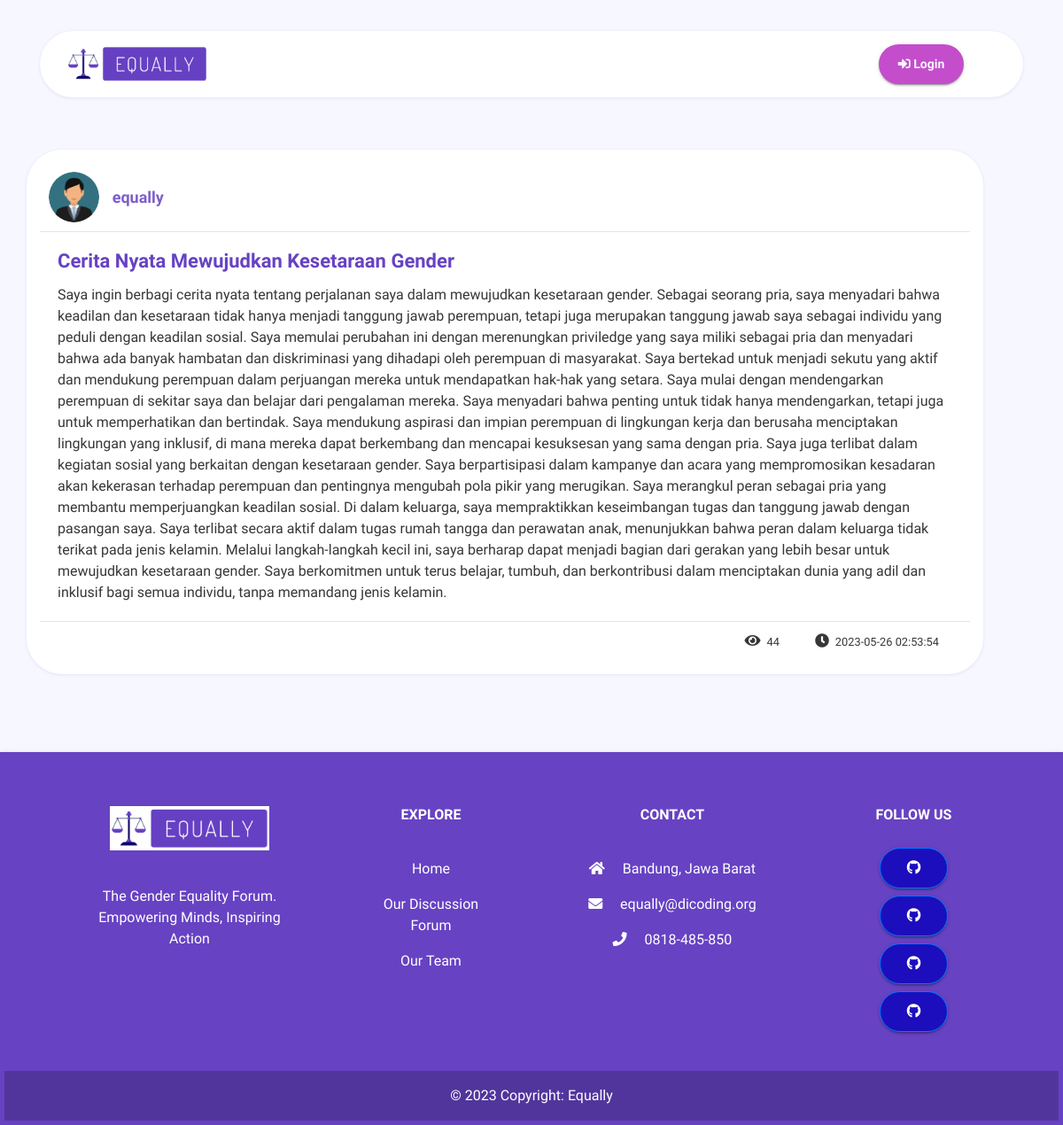
/topic/topic-8, run on the app's committed database.
### tables this page shows
CREATE TABLE `equally_topics` (
  `id` int(11) NOT NULL,
  `title` varchar(225) DEFAULT NULL,
  `description` text DEFAULT NULL,
  `url` varchar(225) NOT NULL,
  `user_id` int(11) DEFAULT NULL,
  `date_post` datetime DEFAULT current_timestamp(),
  `count` int(11) NOT NULL,
  `active` varchar(5) NOT NULL DEFAULT 'YES'
);

### application/views/template.php (called while the page is built, shortened)
<?php $this->load->view('template/header'); ?>
<?php $this->load->view($main_content); ?>

### application/controllers/Pages.php (called while the page is built, shortened)
<?php
class Pages extends CI_Controller {
	public function __construct(){
		$this->load->model('model_forum');
		$this->load->model('model_user');
    }
	public function single_topic($url){
		$id = $this->model_forum->topics_id($url);
		$this->post_id = $id;
		$this->model_forum->add_views_topic($this->post_id);
		$data['single'] = $this->user_topics($id);
		$uid = $this->session->userdata('uid');
		if($uid == $data['single']['user_id']){
			$data['edit'] = 1;
		}else{
			$data['edit'] = 0;
		}
		$data['main_content'] ='pages/topics_user';
		$this->load->view('template', $data);
	}
	public function user_topics($id){
		$this->load->model('model_user');
		$data = array();
		$output = $this->model_forum->user_topics($id);
		if(!empty($output)){
				$data['id'] = $output->id;
				$data['title'] = $output->title;
				$data['description'] = $output->description;
				$data['url'] = $output->url;
				$data['user_id'] = $output->user_id;
				$data['date_post'] = $output->date_post;
				$data['count'] = $output->count;
				$single = $this->model_user->single_user($output->user_id);
				$data['name'] = $single->name;
				$data['user_url'] = $single->url;
				return $data;
		}
	}
}

### index.php (called while the page is built, shortened)
<?php
require_once BASEPATH.'core/CodeIgniter.php';

### application/models/model_forum.php (called while the page is built, shortened)
<?php
class Model_forum extends CI_Model{
	public function add_views_topic($pid){
		$this->db->where('id', $pid);
		$this->db->set('count', 'count+1', FALSE);
		$this->db->update('topics');
	}
	public function user_topics($id){
		$this->db->where('id', $id);
		$output = $this->db->get('topics');
		if($r = $output->result()){
			foreach($r as $rr){
				return $rr;
			}
		}
	}
	public function topics_id($url){
		$output = $this->db->get_where('topics', array('url'=>$url));
		if($r = $output->result()){
			foreach($r as $rr){
				return $rr->id;
			}
		}
	}
}
?>

### application/models/model_user.php (called while the page is built, shortened)
<?php
class Model_user extends CI_Model{
	public function single_user($id){
		$this->db->where('id', $id);
		$output = $this->db->get('users');
		if($outp = $output->result()){
			foreach($outp as $op){
				return $op;
			}
		}
	}
}
?>

### application/views/pages/topics_user.php (the view, shortened to what this page needs)
<div class="body-content">
	<div class="container">
		<div class="row">
			<div>
				<div class="post-user bd-highlight row no-margin align-items-center">
					<div class="detail-user d-flex align-items-center">
						<div class="user-image">
							<img src="<?php echo base_url() ?>assets/images/dummy.png" alt="">
						</div>
						<div class="user-name w-100 ">
							<b>
								<?php echo $single['name'] ?>
							</b>
						</div>
					</div>
					<div class="post-detail post-detail-big-sing">
						<h2>
							<?php echo $single['title']; ?>
						</h2>
						<?php echo $single['description'] ?>
					</div>
					<div class="post-info-detail">
						<ul>
							<li>
								<i class="fas fa-eye"></i>
								<small><?php echo $single['count'] ?></small>
							</li>
							<li>
								<i class="fas fa-clock"></i>
								<small><?php echo $single['date_post'] ?> </small>
							</li>
						</ul>
					</div>
				</div>
				<br>
				<div>
					<div id="disqus_thread" style="padding:20px"></div>
				</div>
			</div>
		</div>
	</div>
</div>

### assets/css/style.css (style rules this page uses)
* { margin: 0px; padding: 0px; list-style: none; scroll-behavior: smooth; font-family: 'Dosis', sans-serif; }
img { max-width: 100%; }
ul { margin-bottom: 0; padding-left: 0; }
html, body { height: 100%; }
.no-margin { margin: 0px; }
::placeholder { color: #747f8a !important; font-size: 13px; opacity: .5 !important; }
body { background-color: #f7f7ff !important; color: #373737; width: 100%; overflow-x: hidden; }
.body-content { padding: 22px 0px; }
@media screen and (max-width: 1200px) { .body-content { padding: 24px; } }
.post-user { background-color: #FFF; border-radius: 40px; padding: 15px; width: 90vw; justify-content: center; box-shadow: 0 2px 3px 0 rgba(218, 218, 253, 0.35), 0 0px 3px 0 rgba(206, 206, 238, 0.35); }
.post-user .detail-user { width: 100%; padding: 10px; }
.post-user .detail-user .user-image img { border-radius: 50px; width: 60px; }
.post-user .detail-user .user-name { padding-left: 15px; }
.post-user .detail-user .user-name b { color: #6742c3; font-size: 18px; font-weight: 800; opacity: 85%; }
.post-user .post-detail { border-top: 1px solid #E5E5E5; padding: 20px; }
.post-user .post-detail h2 { font-size: 22px; font-weight: 600; color: #6742c3; margin-bottom: 13px; }
.post-user .post-info-detail { width: 100%; border-top: 1px solid #E5E5E5; }
.post-user .post-info-detail ul { float: right; margin-right: 15px; }
.post-user .post-info-detail ul li { float: left; padding: 10px 20px; }
.post-user .post-info-detail ul li i { margin-right: 3px; }

### data on the page
equally_topics: title "Cerita Nyata Mewujudkan Kesetaraan Gender", description "Saya ingin berbagi cerita nyata tentang perjalanan saya dalam mewujudkan kesetaraan gender. Sebagai seorang pria, saya menyadari bahwa keadilan dan kesetaraan tidak hanya menjadi tanggung jawab perempuan, tetapi juga merupakan tanggung jawab saya sebagai individu yang peduli dengan keadilan sosial. Saya memulai perubahan ini dengan merenungkan priviledge yang saya miliki sebagai pria dan menyadari bahwa ada banyak hambatan dan diskriminasi yang dihadapi oleh perempuan di masyarakat. Saya bertekad untuk menjadi sekutu yang aktif dan mendukung perempuan dalam perjuangan mereka untuk mendapatkan hak-hak yang setara. Saya mulai dengan mendengarkan perempuan di sekitar saya dan belajar dari…", count "44", date_post "2023-05-26 02:53:54"

### other printed values
$single['name'] "equally"
